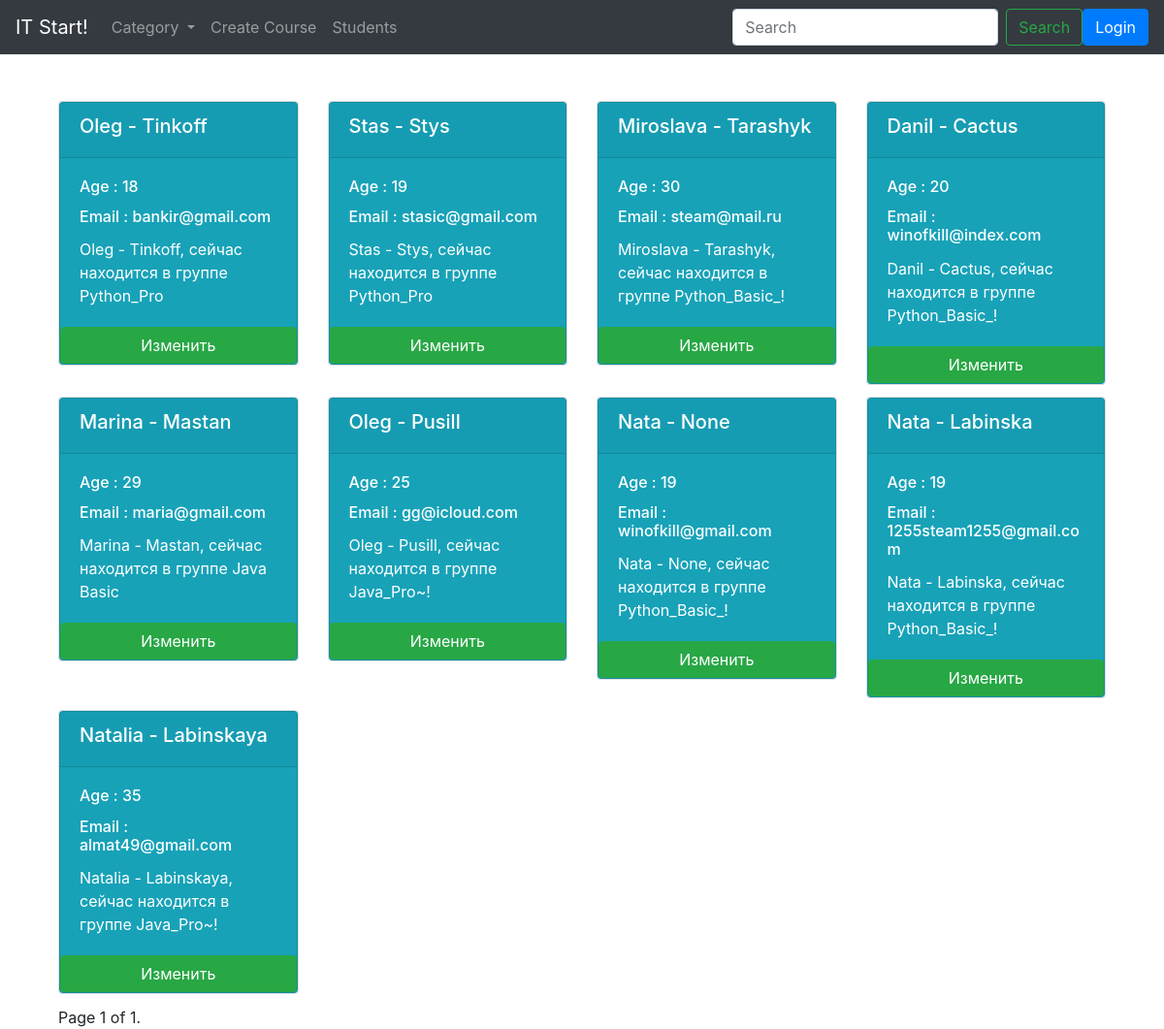
/students/, run on an earlier commit of the app's database.
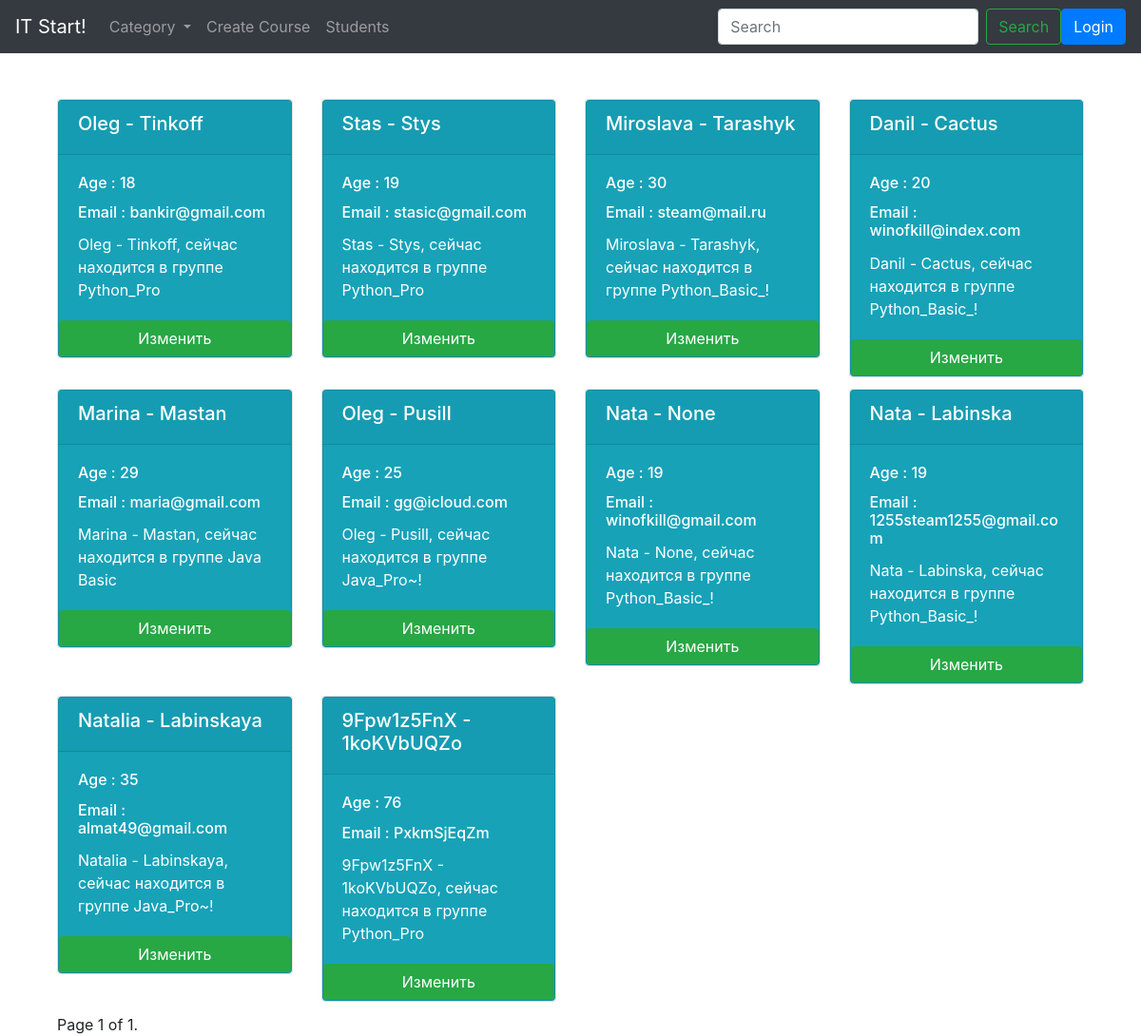
And on a later commit of the database.
### groups/models.py (models this page shows, shortened)
class Student(models.Model):
    name = models.CharField(max_length = 100 , null =True)
    surname = models.CharField(max_length = 100 , null =True, unique=True)
    age = models.PositiveIntegerField(default=0 , null =True,validators=[MinValueValidator(18), MaxValueValidator(100)])
    email = models.EmailField(max_length = 254 , null =True, unique=True)
    group = models.ForeignKey(Group, on_delete = models.SET_NULL , null =True)

class Group(models.Model):
    name = models.CharField(max_length = 100,unique=True)
    image = models.ImageField(upload_to=product_upload_path,null =True)
    description = models.TextField(max_length = 200,null =True)
    tags = models.ManyToManyField("groups.Tag")
    rating = models.PositiveIntegerField(default=0 , null =True,validators=[MinValueValidator(0), MaxValueValidator(5)])
    categories = models.ForeignKey(Category,on_delete = models.SET_NULL,null =True)
    mentor = models.ForeignKey("groups.Teacher" , on_delete = models.PROTECT ,null = True)
    def __str__(self):
        return self.name

### groups/views.py (the view)
# urls.py: path('students/', views.StudentList.as_view(),name="students"),
class StudentList(ListView):
    template_name = 'student_list.html'
    model = Student
    paginate_by = 10
    def get_queryset(self):
        queryset = super(StudentList, self).get_queryset()
        return queryset.select_related(
            "group"
        )

### groups/context_procesor.py (called while the page is built)
def context(request):
    categories = Category.objects.all()
    students = Student.objects.all()
    return {"categories": categories , "students": students}

### groups/templates/student_list.html
{% extends "base.html" %}
{% load bootstrap4 %}
{% block content %}
<div class="container" >
  <br>
  <div class="row">
    {% for person in object_list %}
      <div class="col-md-3 ">
          <div class="card" style="margin-bottom: 12px;">
            <div class="card text-white bg-info " style="max-width: 18rem;">
                <div class="card-header"><h5>{{person.name}} - {{person.surname}}</h5></div>
                <div class="card-body">
                  <h6 class="card-title">Age : {{person.age}}</h6>
                  <h6 class="card-title">Email : {{person.email}}</h6>
                  <p class="card-text">{{person.name}} - {{person.surname}}, сейчас находится в группе {{person.group}}</p>
                </div>
              <a href="{% url 'edit_student' student_id=person.id %}" class="btn btn-success" style="padding: bottom 10px;">Изменить</a>
            </div>
          </div>
      </div>
      {% endfor %}
  </div>
  {% include 'includes/paginator.html' %}
{% endblock content %}

### groups/templates/base.html (shortened to what this page needs)
<html>
    <head>
        <link rel="stylesheet" href="https://cdn.jsdelivr.net/npm/bootstrap@4.6.2/dist/css/bootstrap.min.css">
    </head>
    <body>
        <nav class="navbar navbar-expand-lg navbar-dark bg-dark">
          <a class="navbar-brand" href="/">IT Start!</a>
          <div class="collapse navbar-collapse" id="navbarSupportedContent">
            <ul class="navbar-nav mr-auto">
              <li class="nav-item dropdown">
                <a class="nav-link dropdown-toggle" href="#" role="button" data-toggle="dropdown" aria-expanded="false">
                  Category
                </a>
              </li>
              <li>
                <a class="nav-link" href="{% url 'course:create' %}">Create Course</a>
              </li>
              <li>
                <a class="nav-link" href="{% url 'students' %}">Students</a>
              </li>
            </ul>
            <form action="{% url 'search' %}" method="get" class="form-inline my-2 my-lg-0 ; float-md-left">
              <input class="form-control mr-sm-2" type="search" placeholder="Search" name="search" aria-label="Search">
              <button class="btn btn-outline-success my-2 my-sm-0" type="submit">Search</button>
            </form>
            {% if user.is_authenticated %}
              <a class="btn btn-primary" href="{% url 'profile' %}">Profile</a>
              <a class="btn btn-danger" href="{% url 'logout' %}">Logout</a>
            {% else %}
              <a class="btn btn-primary" href="{% url 'login' %}">Login</a>
            {% endif %}
          </div>
        </nav>
        <div class="container">
          <br>
          {% block content %}
          {% endblock content %}
    </body>
</html>

### groups/templates/includes/paginator.html (shortened to what this page needs)
<div class="pagination">
    <span class="step-links">
        <span class="current">
            Page {{ page_obj.number }} of {{ page_obj.paginator.num_pages }}.
        </span>
    </span>

What changed in the data, as far as the page shows it:
added Student: name "9Fpw1z5FnX", surname "1koKVbUQZo", age "76", email "PxkmSjEqZm", group "Python_Pro"
